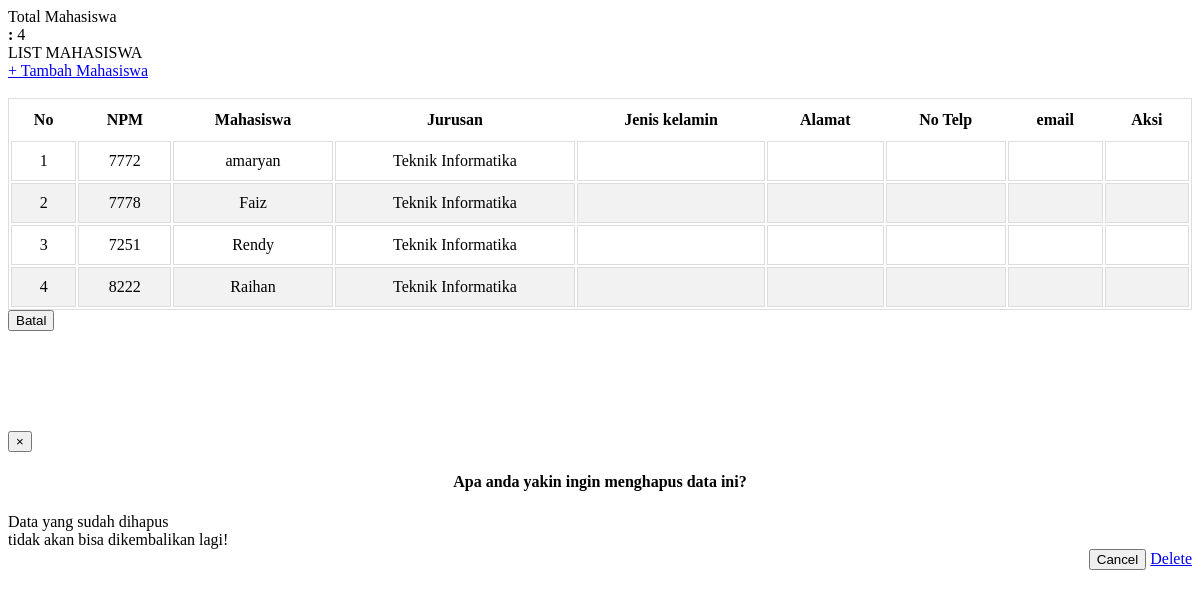
Page /dosen/admin-master/mahasiswa/list-mahasiswa.php on the committed database.
### tables this page shows
CREATE TABLE `mahasiswa` (
  `id_mahasiswa` int(12) NOT NULL,
  `nama` varchar(30) NOT NULL,
  `jurusan` varchar(50) DEFAULT NULL,
  `password` varchar(100) NOT NULL,
  `npm` int(11) DEFAULT NULL,
  `alamat` varchar(50) DEFAULT NULL,
  `jenis_kelamin` enum('laki-laki','perempuan') DEFAULT NULL,
  `No_telp` varchar(13) DEFAULT NULL
);

### dosen/admin-master/mahasiswa/list-mahasiswa.php (the view, shortened to what this page needs)
<?php
$select_mahasiswa	= mysqli_query($koneksi, "SELECT * FROM mahasiswa");
$num_mahasiswa		= mysqli_num_rows($select_mahasiswa);
?>
<div class="list-jenis">
<div class="row">
<div class="col-sm-2">
<section class="panel panel-default">
<div class="panel panel-heading">Total Mahasiswa</div>
<div class="panel panel-body">
<i class="glyphicon glyphicon-user"></i> <b>:</b> <?=$num_mahasiswa;?>
</div>
</div>
<div class="col-sm-10">
<section class="panel panel-default">
<div class="panel panel-heading">LIST MAHASISWA</div>
<div class="panel panel-body">
<a href="index.php?hal=admin-master/mahasiswa/register" class="btn btn-primary btn-md">+ Tambah Mahasiswa</a>
<br /><br />
<table id="example" class="table table-hover">
 <thead>
  <tr>
   <th>No
   </th>
   <th>NPM
   </th>
   <th>Mahasiswa
   </th>
   <th>Jurusan
   </th>
   <th>Jenis kelamin
   </th>
   <th>Alamat
   </th>
   <th>No Telp
   </th>
    <th>email
    </th>
    <th>Aksi
    </th>
  </tr>
 </thead>
 <tbody>
  <?php
      $no = 1;
      while($row_mahasiswa = mysqli_fetch_array($select_mahasiswa)){
        echo '<tr>';
        echo '<td>'.$no++.'</td>';
        echo '<td>'.$row_mahasiswa['npm'].'</td>';
        echo '<td>'.$row_mahasiswa['nama'].'</td>';
        echo '<td>'.$row_mahasiswa['jurusan'].'</td>';
        echo '<td>'.$row_mahasiswa['jenis_kelamin'].'</td>';
        echo '<td>'.$row_mahasiswa['alamat'].'</td>';
        echo '<td>'.$row_mahasiswa['No_telp'].'</td>';
        echo '<td>'.$row_mahasiswa['email'].'</td>';
        echo "<td> <a href='#modal_delete' data-id='".$row_mahasiswa['id_mahasiswa']."' data-toggle='modal' class='btn btn-danger buang' role='button'><i class='glyphicon glyphicon-trash'></i></a>
          </td>";
        echo '</tr>';
       }
      ?>
 </tbody>
</table>
</div>
</section>
</div>
</div>
</div>
<div class="modal-footer">
          <button type="reset" class="btn btn-danger"  data-dismiss="modal" aria-hidden="true">
                  Batal
                </button>
              </div>
    <div class="modal fade" id="modal_delete">
      <div class="modal-dialog">
        <div class="modal-content" style="margin-top:100px;">
          <div class="modal-header">
            <button type="button" class="close" data-dismiss="modal" aria-hidden="true">&times;</button>
            <h4 class="modal-title" style="text-align:center;">Apa anda yakin ingin menghapus data ini?</h4>
          </div>
                    <div class="modal-body">
            <div class="alert alert-warning">Data yang sudah dihapus
            <br> tidak akan bisa dikembalikan lagi!</div>
          </div>
          <div class="modal-footer" style="margin:0px; border-top:0px; text-align:right;">
            <button type="button" class="btn btn-default" data-dismiss="modal">Cancel</button>
            <a href="#" role="button" class="btn btn-danger" id="delete_link">Delete</a>
          </div>
        </div>
      </div>
    </div>

### dosen/admin-master/mahasiswa/list-mahasiswa.php (style rules this page uses)
table, th, td { border: 1px solid #ddd; }
table { width: 100%; }
th { font-weight: bold; border: none; }
tr:nth-child(even) { background-color: #f2f2f2; }
th, td { padding: 10px; text-align: center; }

### rows in the picture
mahasiswa: npm "7772", nama "amaryan", jurusan "Teknik Informatika"
mahasiswa: npm "7778", nama "Faiz", jurusan "Teknik Informatika"
mahasiswa: npm "7251", nama "Rendy", jurusan "Teknik Informatika"
mahasiswa: npm "8222", nama "Raihan", jurusan "Teknik Informatika"

### other values in the picture
$num_mahasiswa "4"
